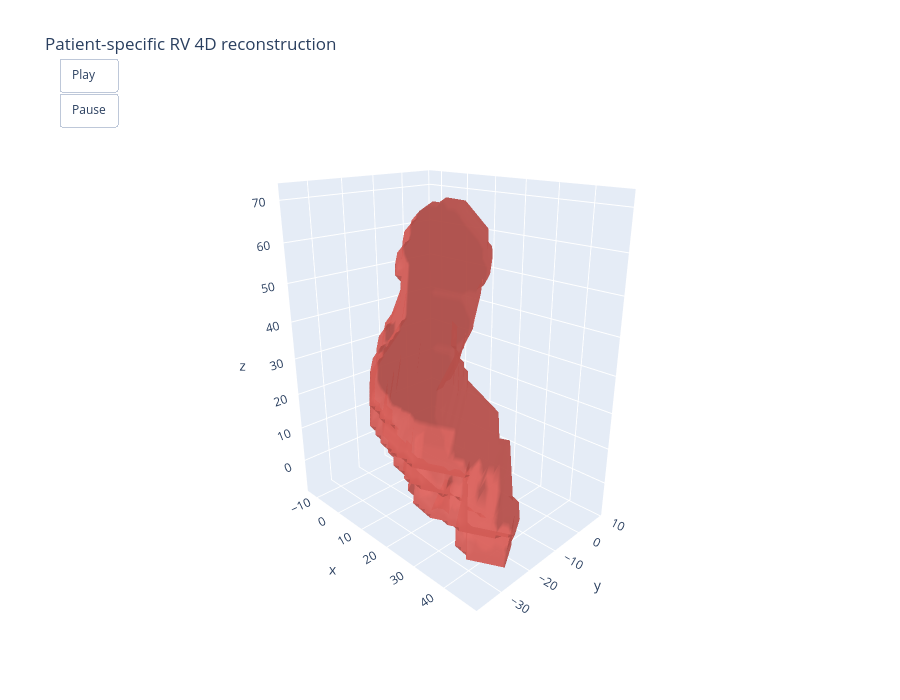

Write notebook code for a chart like this one.
### Code cell
# 4D notebook view: slider through the generated cardiac frames.
frames = [go.Frame(data=[mesh_trace(mesh)], name=str(mesh['frame_index'])) for mesh in valid_meshes]
fig4d = go.Figure(data=[mesh_trace(valid_meshes[0])], frames=frames)
steps = [{'method': 'animate', 'label': str(mesh['frame_index']), 'args': [[str(mesh['frame_index'])], {'mode': 'immediate', 'frame': {'duration': 0, 'redraw': True}, 'transition': {'duration': 0}}]} for mesh in valid_meshes]
fig4d.update_layout(
    title='Patient-specific RV 4D reconstruction',
    scene=dict(aspectmode='data', camera=dict(eye=dict(x=1.6, y=-1.6, z=0.9), up=dict(x=0, y=0, z=1))),
    width=900,
    height=700,
    sliders=[{'active': 0, 'currentvalue': {'prefix': 'Frame: '}, 'steps': steps}],
    updatemenus=[
        {
            'type': 'buttons',
            'showactive': False,
            'x': 0.05,
            'y': 1.08,
            'buttons': [
                {'label': 'Play', 'method': 'animate', 'args': [None, {'fromcurrent': True, 'frame': {'duration': 120, 'redraw': True}, 'transition': {'duration': 0}}]},
                {'label': 'Pause', 'method': 'animate', 'args': [[None], {'mode': 'immediate', 'frame': {'duration': 0, 'redraw': False}, 'transition': {'duration': 0}}]},
            ],
        }
    ],
)
fig4d.show()

### Figure 1 — Plotly figure (JSON) as saved in the notebook; plotly's stock layout.template omitted (floating-point values rounded to 4 significant figures; data arrays with more than 128 entries replaced by an {"elided": "..."} marker saying what was removed)
{"data": [{"color": "#d95f59", "flatshading": false, "i": {"elided": "4146 int values"}, "j": {"elided": "4146 int values"}, "k": {"elided": "4146 int values"}, "name": "frame 00", "opacity": 0.78, "type": "mesh3d", "x": {"elided": "2073 float values"}, "y": {"elided": "2073 float values"}, "z": {"elided": "2073 float values"}}], "layout": {"height": 700, "scene": {"aspectmode": "data", "camera": {"eye": {"x": 1.6, "y": -1.6, "z": 0.9}, "up": {"x": 0, "y": 0, "z": 1}}}, "sliders": [{"active": 0, "currentvalue": {"prefix": "Frame: "}, "steps": [{"args": [["0"], {"frame": {"duration": 0, "redraw": true}, "mode": "immediate", "transition": {"duration": 0}}], "label": "0", "method": "animate"}]}], "title": {"text": "Patient-specific RV 4D reconstruction"}, "updatemenus": [{"buttons": [{"args": [null, {"frame": {"duration": 120, "redraw": true}, "fromcurrent": true, "transition": {"duration": 0}}], "label": "Play", "method": "animate"}, {"args": [[null], {"frame": {"duration": 0, "redraw": false}, "mode": "immediate", "transition": {"duration": 0}}], "label": "Pause", "method": "animate"}], "showactive": false, "type": "buttons", "x": 0.05, "y": 1.08}], "width": 900}}
